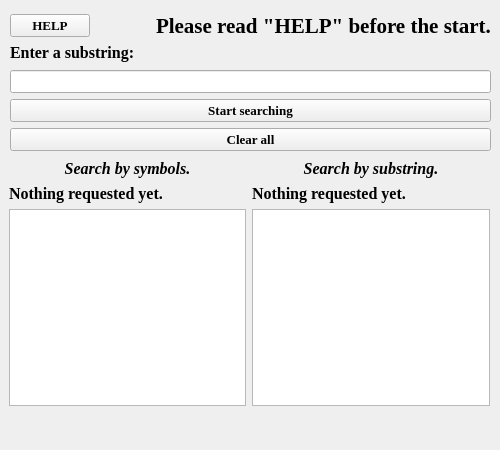
<?xml version="1.0" encoding="UTF-8"?>
<ui version="4.0">
 <class>Widget</class>
 <widget class="QWidget" name="Widget">
  <property name="windowModality">
   <enum>Qt::ApplicationModal</enum>
  </property>
  <property name="geometry">
   <rect>
    <x>0</x>
    <y>0</y>
    <width>500</width>
    <height>450</height>
   </rect>
  </property>
  <property name="minimumSize">
   <size>
    <width>500</width>
    <height>450</height>
   </size>
  </property>
  <property name="maximumSize">
   <size>
    <width>500</width>
    <height>450</height>
   </size>
  </property>
  <property name="windowTitle">
   <string>Searching in dictionary</string>
  </property>
  <widget class="QWidget" name="gridLayoutWidget">
   <property name="geometry">
    <rect>
     <x>10</x>
     <y>40</y>
     <width>481</width>
     <height>111</height>
    </rect>
   </property>
   <layout class="QGridLayout" name="gridLayout">
    <item row="5" column="0">
     <widget class="QPushButton" name="pushButton">
      <property name="font">
       <font>
        <family>Times New Roman</family>
        <pointsize>10</pointsize>
        <weight>75</weight>
        <bold>true</bold>
       </font>
      </property>
      <property name="text">
       <string>Start searching</string>
      </property>
     </widget>
    </item>
    <item row="6" column="0">
     <widget class="QPushButton" name="pushButton_2">
      <property name="font">
       <font>
        <family>Times New Roman</family>
        <pointsize>10</pointsize>
        <weight>75</weight>
        <bold>true</bold>
       </font>
      </property>
      <property name="text">
       <string>Clear all</string>
      </property>
     </widget>
    </item>
    <item row="3" column="0">
     <widget class="QLineEdit" name="lineEdit">
      <property name="font">
       <font>
        <family>Times New Roman</family>
        <pointsize>10</pointsize>
        <weight>75</weight>
        <bold>true</bold>
       </font>
      </property>
     </widget>
    </item>
    <item row="2" column="0">
     <widget class="QLabel" name="label">
      <property name="font">
       <font>
        <family>Times New Roman</family>
        <pointsize>12</pointsize>
        <weight>75</weight>
        <bold>true</bold>
       </font>
      </property>
      <property name="text">
       <string>Enter a substring:</string>
      </property>
      <property name="textFormat">
       <enum>Qt::AutoText</enum>
      </property>
      <property name="scaledContents">
       <bool>false</bool>
      </property>
      <property name="alignment">
       <set>Qt::AlignLeading|Qt::AlignLeft|Qt::AlignVCenter</set>
      </property>
     </widget>
    </item>
   </layout>
  </widget>
  <widget class="QWidget" name="gridLayoutWidget_2">
   <property name="geometry">
    <rect>
     <x>9</x>
     <y>159</y>
     <width>481</width>
     <height>271</height>
    </rect>
   </property>
   <layout class="QGridLayout" name="gridLayout_2">
    <property name="leftMargin">
     <number>0</number>
    </property>
    <item row="5" column="0">
     <widget class="QLabel" name="label_4">
      <property name="font">
       <font>
        <family>Times New Roman</family>
        <pointsize>12</pointsize>
        <weight>75</weight>
        <bold>true</bold>
       </font>
      </property>
      <property name="text">
       <string/>
      </property>
     </widget>
    </item>
    <item row="4" column="0">
     <widget class="QTextEdit" name="textEdit">
      <property name="font">
       <font>
        <family>Times New Roman</family>
        <pointsize>10</pointsize>
        <weight>75</weight>
        <bold>true</bold>
       </font>
      </property>
      <property name="tabChangesFocus">
       <bool>false</bool>
      </property>
     </widget>
    </item>
    <item row="5" column="1">
     <widget class="QLabel" name="label_7">
      <property name="font">
       <font>
        <family>Times New Roman</family>
        <pointsize>12</pointsize>
        <weight>75</weight>
        <bold>true</bold>
       </font>
      </property>
      <property name="text">
       <string/>
      </property>
     </widget>
    </item>
    <item row="4" column="1">
     <widget class="QTextEdit" name="textEdit_2">
      <property name="font">
       <font>
        <family>Times New Roman</family>
        <pointsize>10</pointsize>
        <weight>75</weight>
        <bold>true</bold>
       </font>
      </property>
     </widget>
    </item>
    <item row="3" column="1">
     <widget class="QLabel" name="label_3">
      <property name="font">
       <font>
        <family>Times New Roman</family>
        <pointsize>12</pointsize>
        <weight>75</weight>
        <bold>true</bold>
       </font>
      </property>
      <property name="text">
       <string>Nothing requested yet.</string>
      </property>
     </widget>
    </item>
    <item row="3" column="0">
     <widget class="QLabel" name="label_2">
      <property name="font">
       <font>
        <family>Times New Roman</family>
        <pointsize>12</pointsize>
        <weight>75</weight>
        <bold>true</bold>
       </font>
      </property>
      <property name="text">
       <string>Nothing requested yet.</string>
      </property>
     </widget>
    </item>
    <item row="2" column="1">
     <widget class="QLabel" name="label_5">
      <property name="font">
       <font>
        <family>Times New Roman</family>
        <pointsize>12</pointsize>
        <weight>75</weight>
        <italic>true</italic>
        <bold>true</bold>
       </font>
      </property>
      <property name="text">
       <string>Search by substring.</string>
      </property>
      <property name="alignment">
       <set>Qt::AlignCenter</set>
      </property>
     </widget>
    </item>
    <item row="2" column="0">
     <widget class="QLabel" name="label_6">
      <property name="font">
       <font>
        <family>Times New Roman</family>
        <pointsize>12</pointsize>
        <weight>75</weight>
        <italic>true</italic>
        <bold>true</bold>
       </font>
      </property>
      <property name="text">
       <string>Search by symbols.</string>
      </property>
      <property name="alignment">
       <set>Qt::AlignCenter</set>
      </property>
     </widget>
    </item>
   </layout>
  </widget>
  <widget class="QWidget" name="horizontalLayoutWidget">
   <property name="geometry">
    <rect>
     <x>10</x>
     <y>10</y>
     <width>481</width>
     <height>31</height>
    </rect>
   </property>
   <layout class="QHBoxLayout" name="horizontalLayout">
    <item>
     <widget class="QPushButton" name="pushButton_3">
      <property name="font">
       <font>
        <family>Times New Roman</family>
        <pointsize>10</pointsize>
        <weight>75</weight>
        <italic>false</italic>
        <bold>true</bold>
       </font>
      </property>
      <property name="text">
       <string>HELP</string>
      </property>
     </widget>
    </item>
    <item>
     <spacer name="horizontalSpacer">
      <property name="orientation">
       <enum>Qt::Horizontal</enum>
      </property>
      <property name="sizeHint" stdset="0">
       <size>
        <width>40</width>
        <height>20</height>
       </size>
      </property>
     </spacer>
    </item>
    <item>
     <widget class="QLabel" name="label_8">
      <property name="font">
       <font>
        <family>Times New Roman</family>
        <pointsize>16</pointsize>
        <weight>75</weight>
        <bold>true</bold>
       </font>
      </property>
      <property name="text">
       <string>Please read &quot;HELP&quot; before the start.</string>
      </property>
     </widget>
    </item>
   </layout>
  </widget>
 </widget>
 <resources/>
 <connections/>
</ui>
